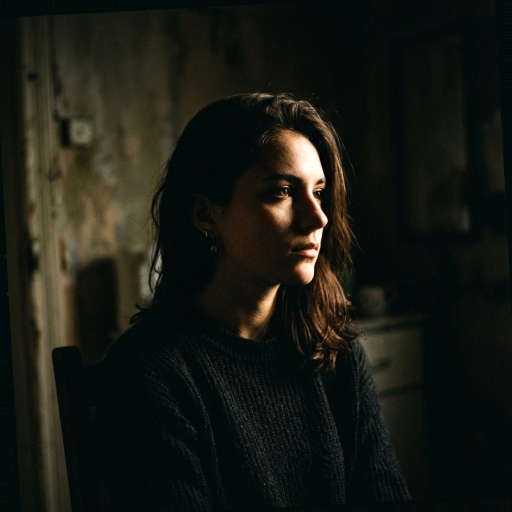
#> input picture dataset/alice/img_10_lowlight.jpg, 1024 x 1024 px (shown at 1/2 size); its folder holds 3 pictures in this run
$ python train_recognizer.py
#> lines starting #> are read from the running program, lines starting #| are printed output that depends on the picture
import os
import json
import cv2
import numpy as np

# Global path to Haar Cascade XML (OpenCV includes this in its package resources)
CASCADE_PATH = os.path.join(cv2.data.haarcascades, 'haarcascade_frontalface_default.xml')
face_cascade = cv2.CascadeClassifier(CASCADE_PATH)

def extract_face(image_path, target_size=(200, 200)):
    """
    Reads an image, converts to grayscale, detects the face,
    crops and resizes it to the target size.
    Returns the processed face image, or None if no face is detected.
    """
#> called with image_path = 'dataset/alice/img_10_lowlight.jpg', target_size = (200, 200)
    image = cv2.imread(image_path)
#> image is the input picture: shape (1024, 1024, 3); mean B, G, R 19.5, 26.6, 23.8
    if image is None:
        return None

    gray = cv2.cvtColor(image, cv2.COLOR_BGR2GRAY)
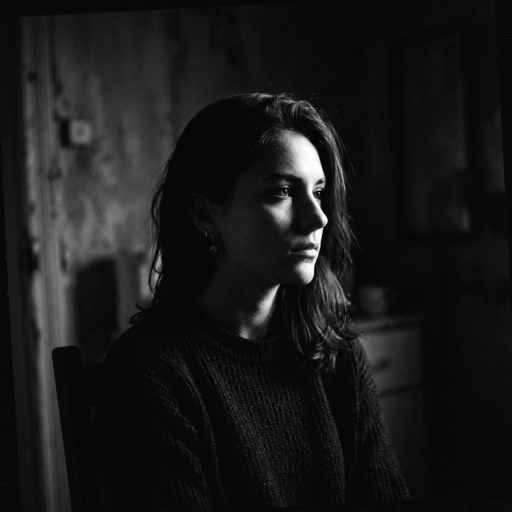
#> gray: shape (1024, 1024) (shown at 1/2 size); min 0, max 255, mean 25
    faces = face_cascade.detectMultiScale(gray, scaleFactor=1.1, minNeighbors=5, minSize=(50, 50))
#> faces = ()

    if len(faces) == 0:
        # Fallback: if Haar Cascade fails, print warning and return None
        return None

    # Take the largest detected face area
    (x, y, w, h) = sorted(faces, key=lambda f: f[2]*f[3], reverse=True)[0]
    face_crop = gray[y:y+h, x:x+w]
    face_resized = cv2.resize(face_crop, target_size)
    return face_resized


def load_dataset(dataset_dir):
    """
    Walks the dataset folder, detects and crops faces, and prepares
    train/test splits per person.
    """
    people = sorted([d for d in os.listdir(dataset_dir) if os.path.isdir(os.path.join(dataset_dir, d))])
    label_to_name = {i: name for i, name in enumerate(people)}
    name_to_label = {name: i for i, name in enumerate(people)}

    train_data = []
    train_labels = []
    test_data = []
    test_labels = []
    test_metadata = [] # stores (image_path, expected_label, category)

    for person in people:
        person_dir = os.path.join(dataset_dir, person)
        label = name_to_label[person]

        # List all images in directory
        images = [f for f in os.listdir(person_dir) if f.lower().endswith(('.png', '.jpg', '.jpeg'))]

        for img_name in images:
            img_path = os.path.join(person_dir, img_name)
            face = extract_face(img_path)

            if face is None:
                print(f"[!] Warning: No face detected in {img_path}. Skipping.")
                continue

            # Categorize image by suffix: img_X_frontal, img_X_angled, img_X_lowlight
            category = "unknown"
            if "frontal" in img_name:
                category = "frontal"
            elif "angled" in img_name:
                category = "angled"
            elif "lowlight" in img_name:
                category = "lowlight"

            # 80/20 Split logic:
            # We explicitly put img_7 (angled) and img_10 (lowlight) into the test set to evaluate those categories.
            # All other images go to the training set.
            is_test = False
            if "img_7" in img_name or "img_10" in img_name:
                is_test = True

            if is_test:
                test_data.append(face)
                test_labels.append(label)
                test_metadata.append((img_path, label, category))
            else:
                train_data.append(face)
                train_labels.append(label)
#> pass 2 of the loop in load_dataset, `for person in people:`:
#> images = ['img_10_lowlight.jpg']
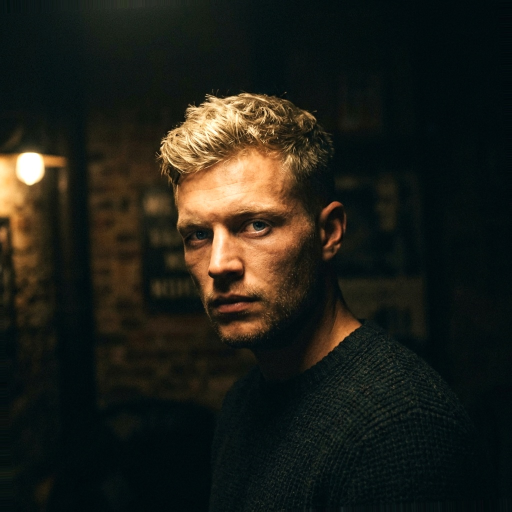
#> input picture dataset/bob/img_10_lowlight.jpg, 1024 x 1024 px (shown at 1/2 size)
#> in extract_face, image is the input picture: shape (1024, 1024, 3); mean B, G, R 24.5, 31.9, 31.4
#> in extract_face (call 4), `gray = cv2.cvtColor(image, cv2.COLOR_BGR2GRAY)`:
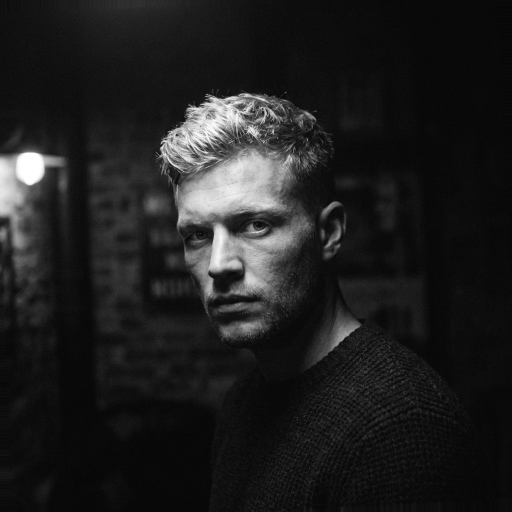
#> gray: shape (1024, 1024) (shown at 1/2 size); min 4, max 255, mean 30.9
#> faces = [[273, 332, 346, 346]]
#> x = 273; y = 332; w = 346
#> in extract_face (call 4), `face_crop = gray[y:y+h, x:x+w]`:
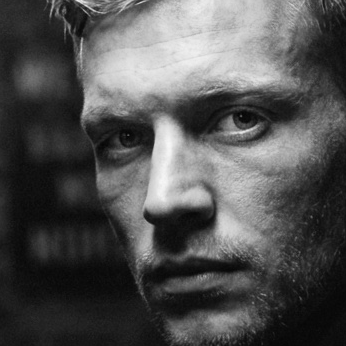
#> face_crop: shape (346, 346); min 4, max 248, mean 81.8

    return train_data, train_labels, test_data, test_labels, test_metadata, label_to_name


def main():
    dataset_dir = 'dataset'
    print("Loading dataset and extracting faces...")
    train_data, train_labels, test_data, test_labels, test_metadata, label_to_name = load_dataset(dataset_dir)

    print(f"Loaded {len(train_data)} training samples and {len(test_data)} test samples.")

    # Save label mapping to JSON
    with open('labels.json', 'w') as f:
        json.dump(label_to_name, f, indent=4)
    print("Saved label-to-name mapping to labels.json.")

    # Train LBPH Face Recognizer
    print("Training LBPH Face Recognizer...")
    recognizer = cv2.face.LBPHFaceRecognizer_create()
    recognizer.train(train_data, np.array(train_labels))

    # Save the trained model
    recognizer.save("lbph_model.yml")
    print("Trained model saved as lbph_model.yml.")

    # Evaluate
    print("\n--- Evaluating on Held-out Test Set ---")
    correct = 0
    predictions = []

    # Confusion Matrix setup (number of classes x number of classes)
    num_classes = len(label_to_name)
    conf_matrix = np.zeros((num_classes, num_classes), dtype=int)
#> conf_matrix = [[0, 0], [0, 0]]

    failures_angled_lowlight = []

    for i, face in enumerate(test_data):
        img_path, true_label, category = test_metadata[i]
        true_name = label_to_name[true_label]

        # Predict
        pred_label, confidence = recognizer.predict(face)
        pred_name = label_to_name.get(pred_label, "Unknown")

        predictions.append(pred_label)
        conf_matrix[true_label][pred_label] += 1

        is_correct = (pred_label == true_label)
        if is_correct:
            correct += 1
            status = "PASS"
        else:
            status = "FAIL"

        print(f"Test Image: {os.path.basename(img_path)} ({category}) | True: {true_name} | Pred: {pred_name} | Conf (dist): {confidence:.2f} | Status: {status}")

        # Call out angled/lowlight cases
        if category in ["angled", "lowlight"]:
            failures_angled_lowlight.append({
                "filename": os.path.basename(img_path),
                "true_name": true_name,
                "pred_name": pred_name,
                "category": category,
                "confidence": confidence,
                "status": status
            })

    overall_accuracy = correct / len(test_data) if len(test_data) > 0 else 0
    print("-" * 50)
    print(f"Overall Accuracy: {overall_accuracy * 100:.2f}% ({correct}/{len(test_data)})")

    print("\nPer-Person Accuracy:")
    for label, name in label_to_name.items():
        total_person = sum(1 for tl in test_labels if tl == label)
        correct_person = sum(1 for idx, tl in enumerate(test_labels) if tl == label and predictions[idx] == label)
        person_acc = (correct_person / total_person * 100) if total_person > 0 else 0
        print(f"  - {name}: {person_acc:.2f}% ({correct_person}/{total_person})")

    print("\nConfusion Matrix (Rows: True, Cols: Pred):")
    # Pretty print confusion matrix
    header = "       " + "".join(f"{label_to_name[i]:>10}" for i in range(num_classes))
    print(header)
    for i in range(num_classes):
        row = f"{label_to_name[i]:<7}" + "".join(f"{conf_matrix[i][j]:>10}" for j in range(num_classes))
        print(row)

    print("\nAngled / Low-Light Test Case Breakdown:")
    for case in failures_angled_lowlight:
        print(f"  - [{case['category'].upper()}] Image: {case['filename']} | True: {case['true_name']} | Pred: {case['pred_name']} | Conf: {case['confidence']:.2f} | Result: {case['status']}")


def predict(image_path):
    """
    Inference helper function that loads the saved LBPH model and labels,
    and returns the predicted person + confidence for a new image.
    """
    if not os.path.exists("lbph_model.yml") or not os.path.exists("labels.json"):
        raise FileNotFoundError("Model files (lbph_model.yml / labels.json) not found.")

    # Load labels
    with open("labels.json", 'r') as f:
        labels_map = json.load(f)

    # Load recognizer
    recognizer = cv2.face.LBPHFaceRecognizer_create()
    recognizer.read("lbph_model.yml")

    # Extract face
    face = extract_face(image_path)
    if face is None:
        return "No face detected", 0.0

    # Predict
    pred_label, confidence = recognizer.predict(face)
    pred_name = labels_map.get(str(pred_label), "Unknown")

    return pred_name, confidence


if __name__ == '__main__':
    main()
